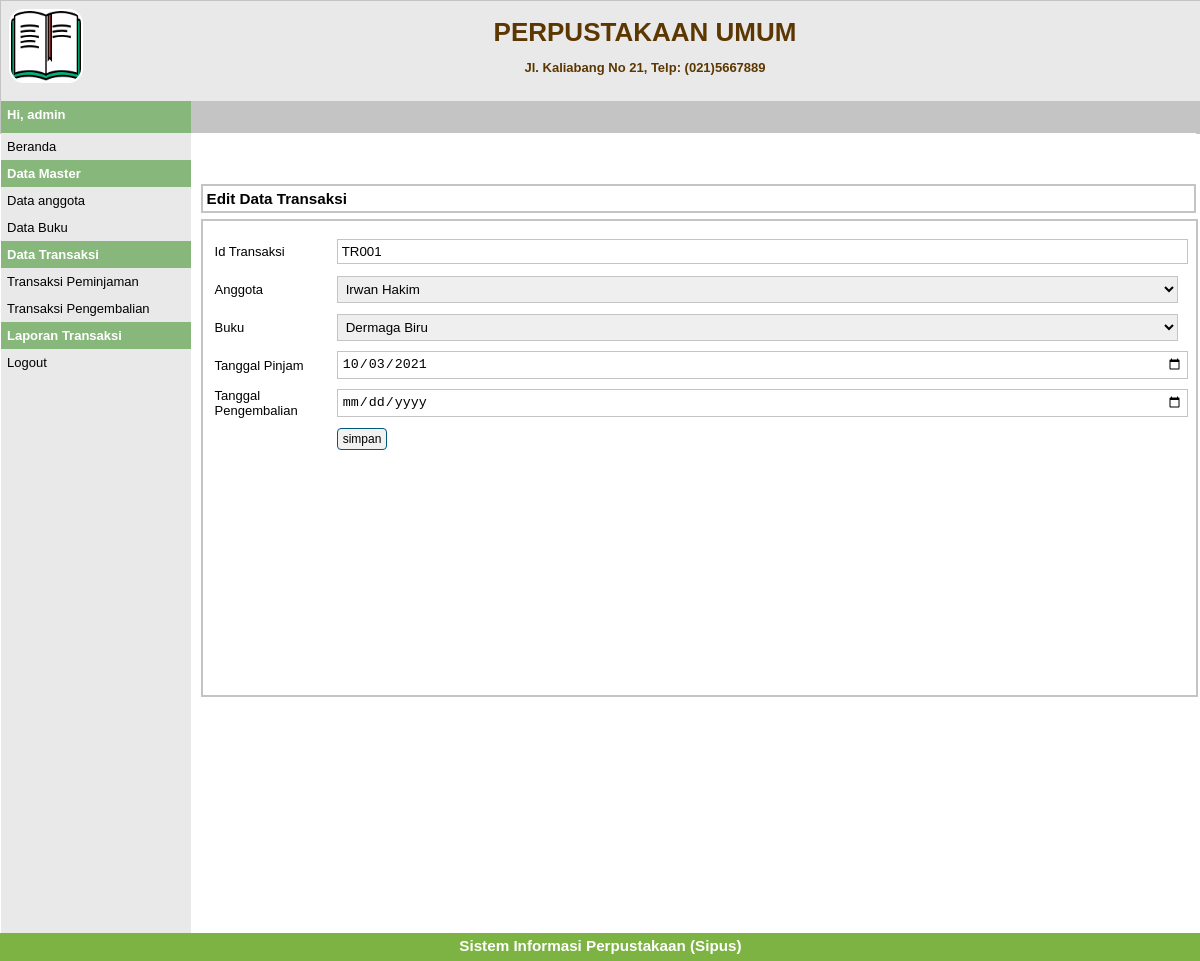
Page /index.php?p=transaksi-peminjaman-edit&id=TR001 (signed in) on the committed database.
### tables this page shows
CREATE TABLE `transaksi` (
  `id_transaksi` varchar(20) NOT NULL,
  `id_anggota` varchar(20) NOT NULL,
  `kd_buku` varchar(20) NOT NULL,
  `tgl_pinjam` date NOT NULL,
  `tgl_kembali` date NOT NULL
);

CREATE TABLE `tbanggota` (
  `idanggota` varchar(5) NOT NULL,
  `nama` varchar(30) DEFAULT NULL,
  `jeniskelamin` varchar(10) DEFAULT NULL,
  `alamat` varchar(40) DEFAULT NULL,
  `status` varchar(20) DEFAULT NULL,
  `foto` varchar(35) DEFAULT NULL
);

CREATE TABLE `buku` (
  `kd_buku` varchar(10) NOT NULL,
  `judul` varchar(50) NOT NULL,
  `kategori` varchar(50) DEFAULT NULL,
  `pengarang` varchar(50) NOT NULL,
  `penerbit` varchar(50) DEFAULT NULL
);

### pages/transaksi-peminjaman-edit.php (the view, shortened to what this page needs)
<?php
$id_transaksi = $_GET['id'];
$q_tampil_transaksi = mysqli_query($db, "SELECT * FROM transaksi INNER JOIN tbanggota ON transaksi.id_anggota=tbanggota.idanggota INNER JOIN buku ON transaksi.kd_buku=buku.kd_buku   WHERE id_transaksi='$id_transaksi'");
$r_tampil_transaksi = mysqli_fetch_array($q_tampil_transaksi);
?>
<div id="label-page">
   <h3>Edit Data Transaksi</h3>
</div>
<div id="content">
   <form action="proses/transaksi-peminjaman-edit-proses.php" method="POST">
      <table id="tabel-input">
         <tr>
            <td class="label-formulir">Id Transaksi</td>
            <td class="isian-formulir"><input type="text" name="id_transaksi" id="" class="isian-formulir isian-formulir-border tabel-formulir-disable" value="<?= $r_tampil_transaksi['id_transaksi']; ?>"></td>
         </tr>
         <tr>
            <td class="label-formulir">Anggota</td>
            <td class="isian-formulir">
               <select name="id_anggota" id="" class="isian-formulir isian-formulir-border">
                  <option value="<?= $r_tampil_transaksi['id_anggota']; ?>"><?= $r_tampil_transaksi['nama']; ?></option>
               </select>
            </td>
         </tr>
         <tr>
            <td class="label-formulir">Buku</td>
            <td class="isian-formulir">
               <select name="kd_buku" id="" class="isian-formulir isian-formulir-border">
                  <option value="<?= $r_tampil_transaksi['kd_buku']; ?>"><?= $r_tampil_transaksi['judul']; ?></option>
               </select>
            </td>
         </tr>
         <tr>
            <td class="label-formulir">Tanggal Pinjam</td>
            <td class="isian-formulir">
               <input type="date" name="tgl_pinjam" class="isian-formulir isian-formulir-border" value="<?= $r_tampil_transaksi['tgl_pinjam']; ?>">
            </td>
         </tr>
         <tr>
            <td class="label-formulir">Tanggal Pengembalian</td>
            <td class="isian-formulir">
               <input type="date" name="tgl_kembali" class="isian-formulir isian-formulir-border">
            </td>
         </tr>
         <tr>
            <td class="label-formulir"></td>
            <td class="isian-formulir"><input type="submit" name="simpan" value="simpan" class="tombol"></td>
         </tr>
      </table>
   </form>
</div>

### style.css (style rules this page uses)
* { margin: 0px; padding: 0px; }
body { font-family: sans-serif; font-size: 13px; color: black; }
#label-page { margin-top: 6px; margin-bottom: 6px; margin-left: 10px; border: 2px solid #c4c4c4; padding: 4px; width: 97.8%; }
#content { float: left; width: 96.8%; min-height: 454px; border: 2px solid #c4c4c4; padding: 10px; margin-bottom: 6px; margin-left: 10px; }
.tombol { border-radius: 4px; font-size: 12px; text-decoration: none; background-color: #f1f1f1; padding-top: 3px; padding-bottom: 3px; padding-left: 5px; padding-right: 5px; border: 1px solid #01597e; color: black; margin-bottom: 5px; }
#tabel-input { width: 100%; }
.label-formulir { width: 12%; height: 36px; margin: 20px; }
.isian-formulir { width: 81%; padding: 4px; width: 99.8%; }
.isian-formulir-border { border: 1px solid #c4c4c4; }

### rows in the picture
transaksi: id_transaksi "TR001", id_anggota "Irwan Hakim", kd_buku "Dermaga Biru", tgl_pinjam "10/03/2021"

### other values in the picture
$_SESSION['level'] "admin"
